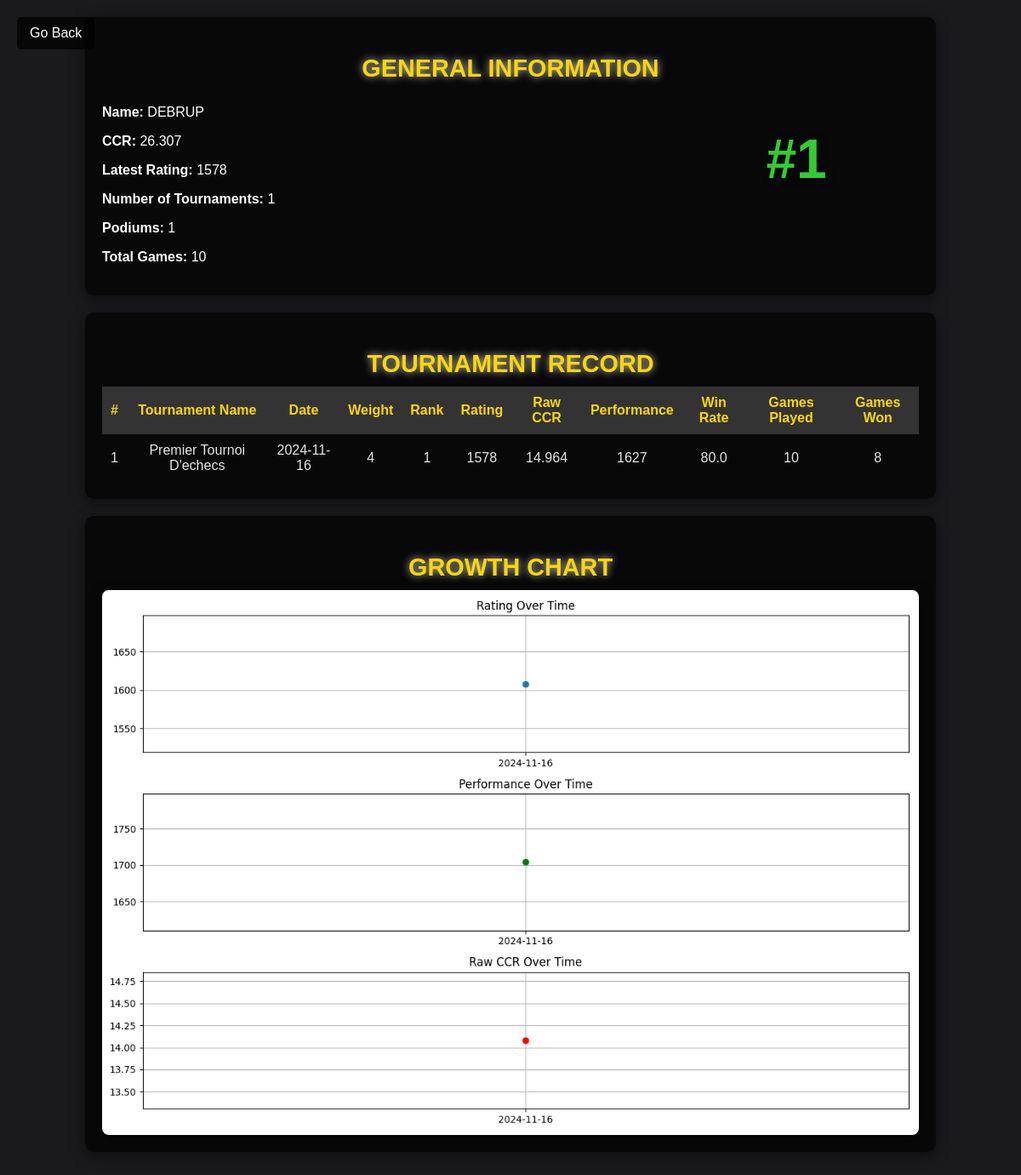
The app's page /playerinfo/DEBRUP, older data.
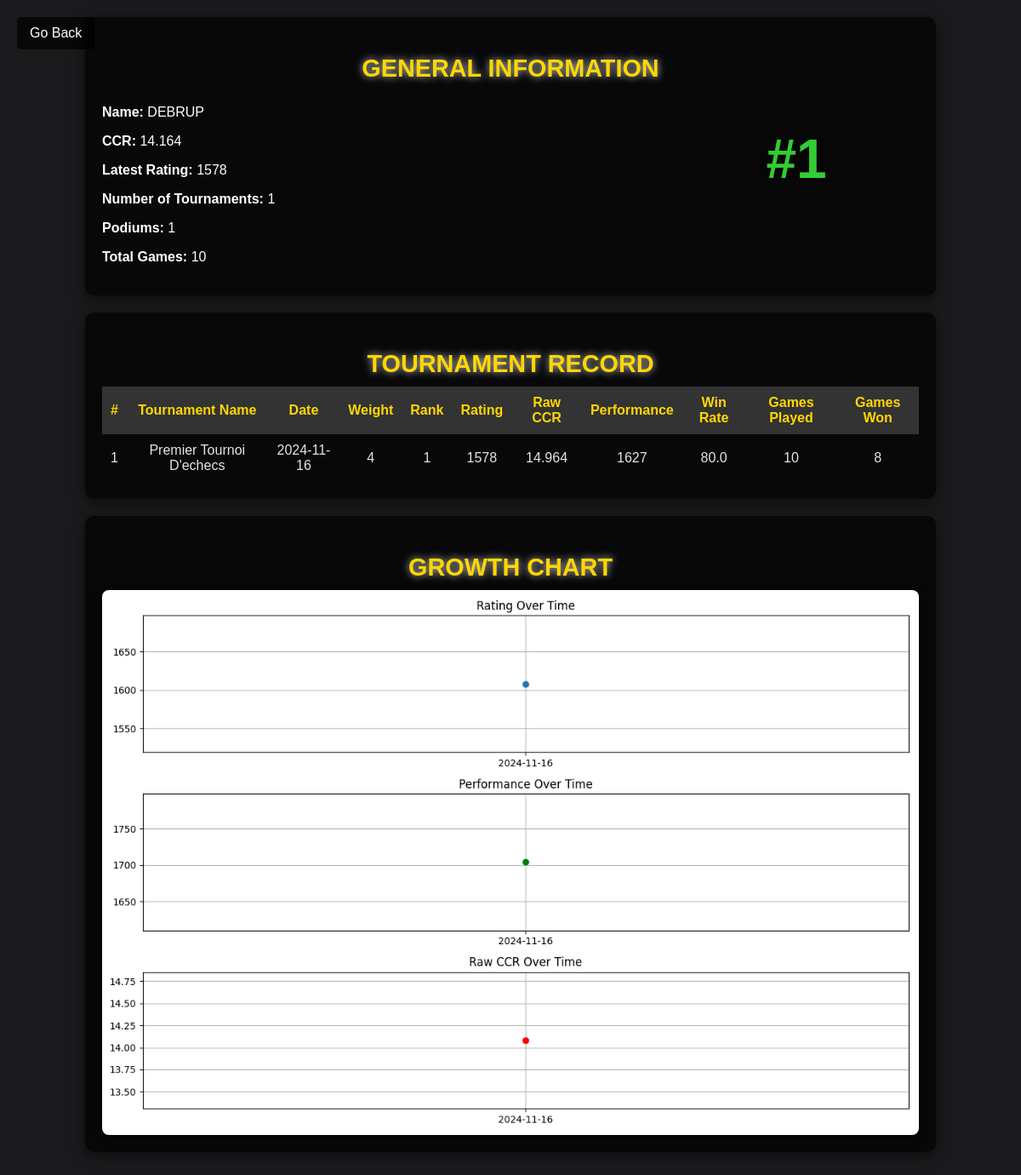
The same page, newer data.
### tables this page shows
CREATE TABLE players (
        name TEXT NOT NULL,
        rating INTEGER NOT NULL,
        ccr REAL NOT NULL,
        tourns INTEGER NOT NULL,
        podiums INTEGER NOT NULL
    );

### app.py (the view)
@app.route('/playerinfo/<player>')
def player_details(player):
    updateccr()
    conn = sqlite3.connect('data/players.db')
    c = conn.cursor()
    c.execute(f'SELECT date, rating, ccr, tourn, games, winrate, podium, weight, rank, perf FROM "{player}" ORDER BY date')
    data = c.fetchall()
    conn.close()
    dates, ratings, performances, ccrs, tournaments = [], [], [], [], []
    total_games, total_podiums = 0, 0
    ccrlive = 0
    try:
        for row in data:
            dates.append(row[0])
            ratings.append(row[1])
            performances.append(row[9])
            ccrs.append(row[2])
            tournaments.append({
                'tourn': row[3],
                'date': row[0],
                'weight': row[7],
                'rank': row[8],
                'rating': row[1],
                'ccr': row[2],
                'performance': row[9],
                'winrate': row[5],
                'games': row[4],
                'wins': round(row[5] * row[4] / 100)
            })
            total_games += row[4]
            total_podiums += row[6]
    except Exception as e:
        print('Error in gathering data:', e)
    conn = sqlite3.connect('data/main.db')
    c = conn.cursor()
    rank = None
    try:
        c.execute('SELECT name, ccr FROM players ORDER BY ccr DESC')
        players_ranked = c.fetchall()
        for index, (name, ccr) in enumerate(players_ranked, start=1):
            if name == player:
                ccrlive = ccr
                rank = index
                break
    except Exception as e:
        print('Error in CCRLIVE or rank:', e, player)
    conn.close()
    plt.figure(figsize=(12, 8))
    plt.subplot(3, 1, 1)
    plt.plot(dates, ratings, marker='o', label='Rating')
    plt.title('Rating Over Time')
    plt.grid()
    plt.subplot(3, 1, 2)
    plt.plot(dates, performances, marker='o', label='Performance', color='green')
    plt.title('Performance Over Time')
    plt.grid()
    plt.subplot(3, 1, 3)
    plt.plot(dates, ccrs, marker='o', label='Raw CCR', color='red')
    plt.title('Raw CCR Over Time')
    plt.grid()
    plt.tight_layout()
    plt.savefig('static/growth_chart.png')
    plt.close()
    return render_template(
        'details.html',
        player=player,
        tourns=len(data),
        ccr=ccrlive,
        rank=rank,
        rating=ratings[-1] if ratings else 0,
        podiums=total_podiums,
        games=total_games,
        tournaments=tournaments,
    )

### app.py (called while the page is built)
def ccrdecay(ccr, weight, tournament_date):
    try:
        today = datetime.now()
        days_elapsed = (today - tournament_date).days
        early_decay_days = min(days_elapsed, int(weight * 15))
        early_decay = early_decay_days * 0.005
        late_decay_days = max(0, days_elapsed - int(weight * 15))
        late_decay = late_decay_days * 0.1
        total_decay = early_decay + late_decay
        decayed_ccr = max(0, ccr - total_decay)
        return decayed_ccr
    except Exception as e:
        print(f"Error calculating CCR decay: {e}")
        return round(ccr,3)

### templates/details.html (shortened to what this page needs)
<!DOCTYPE html>
<html lang="en">
<head>
    <link rel="stylesheet" href="{{ url_for('static', filename='styles_player_details.css') }}">
</head>
<body>
    <div id="particles-js"></div>
    <button class="back-button" onclick="goBack()">Go Back</button>
    <div class="general-info">
        <h2 class="div-heading">GENERAL INFORMATION</h2>
        <div class="info-container">
            <div class="info-left">
                <p><strong>Name:</strong> {{ player }}</p>
                <p><strong>CCR:</strong> {{ ccr | round(3) }}</p>
                <p><strong>Latest Rating:</strong> {{ rating }}</p>
                <p><strong>Number of Tournaments:</strong> {{ tourns }}</p>
                <p><strong>Podiums:</strong> {{ podiums }}</p>
                <p><strong>Total Games:</strong> {{ games }}</p>
            </div>
            <div class="rank-display">
                <h1 class="rank {% if rank <= 5 %}top-rank{% else %}lower-rank{% endif %}">#{{ rank }}</h1>
            </div>
        </div>
    </div>
    <div class="tournament-record">
        <h2 class="div-heading">TOURNAMENT RECORD</h2>
        <table class="tournament-table">
            <thead>
                <tr>
                    <th>#</th>
                    <th>Tournament Name</th>
                    <th>Date</th>
                    <th>Weight</th>
                    <th>Rank</th>
                    <th>Rating</th>
                    <th>Raw CCR</th>
                    <th>Performance</th>
                    <th>Win Rate</th>
                    <th>Games Played</th>
                    <th>Games Won</th>
                </tr>
            </thead>
            <tbody>
                {% for tournament in tournaments %}
                <tr>
                    <td>{{ loop.index }}</td>
                    <td>{{ tournament['tourn'] }}</td>
                    <td>{{ tournament['date'] }}</td>
                    <td>{{ tournament['weight'] }}</td>
                    <td>{{ tournament['rank'] }}</td>
                    <td>{{ tournament['rating'] }}</td>
                    <td>{{ tournament['ccr'] }}</td>
                    <td>{{ tournament['performance'] }}</td>
                    <td>{{ tournament['winrate'] }}</td>
                    <td>{{ tournament['games'] }}</td>
                    <td>{{ tournament['wins'] }}</td>
                </tr>
                {% endfor %}
            </tbody>
        </table>
    </div>
    <div class="growth-chart">
        <h2 class="div-heading">GROWTH CHART</h2>
        <img src="{{ url_for('static', filename='growth_chart.png') }}" alt="Growth Chart" class="chart-image">
    </div>
</body>
</html>

Row changes from the older to the newer data that the page shows:
changed players "DEBRUP": ccr "26.307" → "14.164"
